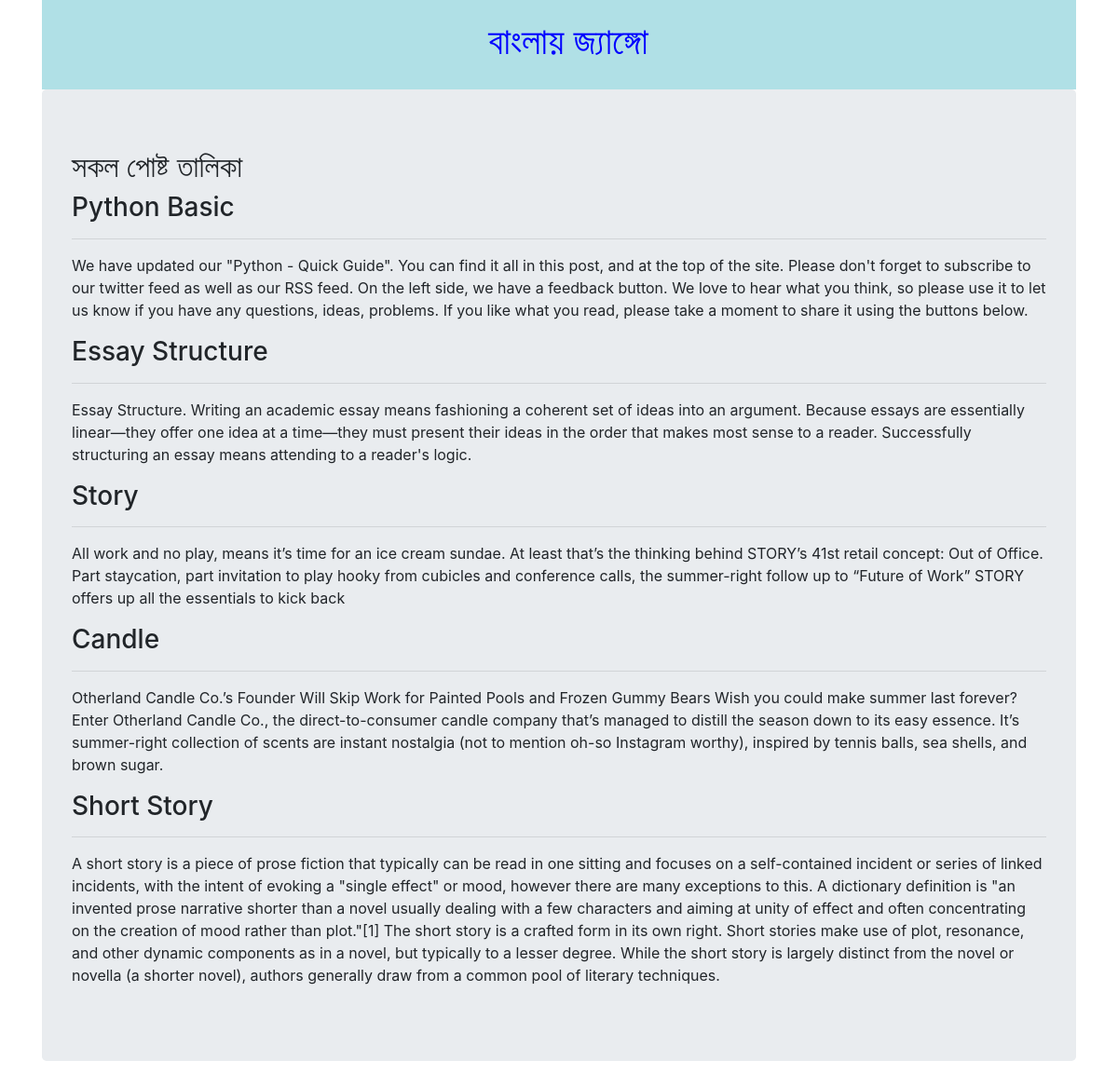
Page /blog/home/ on the committed database.
### blog_post/models.py (models this page shows, shortened)
class Post(models.Model):
    title = models.CharField(max_length=100)
    description = models.TextField()

### blog_post/views.py (the view)
# urls.py: 2. Add a URL to urlpatterns:  path('', views.home, name='home')
def home(request):
    all_post = Post.objects.all()
    return render(request, 'index.html', {'all_post_list': all_post})

### templates/index.html
{% extends 'base.html' %}
   {% block content %}
      {% for post in all_post_list %}
         <h3>{{ post.title }}</h3>
         <hr>
         <p>{{ post.description }}</p>
      {% endfor %}
   {% endblock %}

### templates/base.html (shortened to what this page needs)
<html>
   <head>
   {% load staticfiles %}
      <link href="{% static 'css/bootstrap.min.css' %}" rel="stylesheet">
      <link rel="stylesheet" href="{% static 'style.css' %}">
   </head>
   <body>
      <div class="container">
         <div class="page-header page-header-custom">
            <h1 class="text-center">বাংলায় জ্যাঙ্গো </h1>
         </div>
      <div class="jumbotron">
         <h2>সকল পোষ্ট তালিকা </h2>
         {% block content %}
         {% endblock %}
      </div>
      </div>
    </body>
</html>

### static/style.css (style rules this page uses)
h1 { color:blue }
.page-header-custom { background-color: powderblue; margin-top: 0; padding: 20px 20px 20px 40px; }

### rows in the picture
Post: title "Python Basic", description "We have updated our \"Python - Quick Guide\". You can find it all in this post, and at the top of the site. Please don't forget to subscribe to our twitter feed as well as our RSS feed. On the left side, we have a feedback button. We love to hear what you think, so please use it to let us know if you have any questions, ideas, problems. If you like what you read, please take a moment to share it using the buttons below."
Post: title "Essay Structure", description "Essay Structure. Writing an academic essay means fashioning a coherent set of ideas into an argument. Because essays are essentially linear—they offer one idea at a time—they must present their ideas in the order that makes most sense to a reader. Successfully structuring an essay means attending to a reader's logic."
Post: title "Story", description "All work and no play, means it’s time for an ice cream sundae. At least that’s the thinking behind STORY’s 41st retail concept: Out of Office. Part staycation, part invitation to play hooky from cubicles and conference calls, the summer-right follow up to “Future of Work” STORY offers up all the essentials to kick back"
Post: title "Candle", description "Otherland Candle Co.’s Founder Will Skip Work for Painted Pools and Frozen Gummy Bears Wish you could make summer last forever? Enter Otherland Candle Co., the direct-to-consumer candle company that’s managed to distill the season down to its easy essence. It’s summer-right collection of scents are instant nostalgia (not to mention oh-so Instagram worthy), inspired by tennis balls, sea shells, and brown sugar."
Post: title "Short Story", description "A short story is a piece of prose fiction that typically can be read in one sitting and focuses on a self-contained incident or series of linked incidents, with the intent of evoking a \"single effect\" or mood, however there are many exceptions to this. A dictionary definition is \"an invented prose narrative shorter than a novel usually dealing with a few characters and aiming at unity of effect and often concentrating on the creation of mood rather than plot.\"[1] The short story is a crafted form in its own right. Short stories make use of plot, resonance, and other dynamic components as in a novel, but typically to a lesser degree. While the short story is largely distinct from the novel…"
